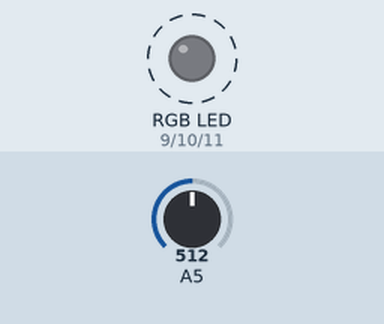
Bench run of a sketch on a simulated Arduino Uno, built with avr-gcc and run on an emulated ATmega328P. On the bench: an RGB LED mixed from three pins (HIGH = lit). Dashed ring = blinking. Inputs (shaded band) come from the test bench; at power-on: A5 = 512. What the sketch prints to the serial monitor is not drawn.

Above: at 1.2 s.
1.3 s: A5 set to 810
4.3 s: A5 set to 790
Timing chart, 0 to 13.3 s (numbered marks = the images above; inputs shaded):
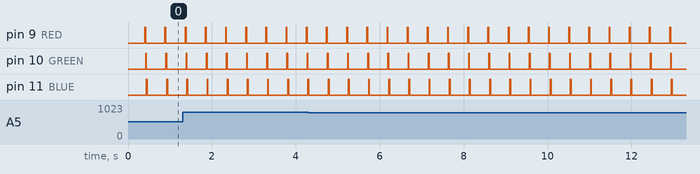

The sketch:

color.ino
```cpp
#ifdef PIF_TOOL_CHAIN
	#include <Arduino.h>
	// other includes with full pathes
	// example : #include "led7/led7.h"
#else
	// other includes with short pathes
	// example : #include "led7.h"
#endif

#ifndef DEFAULT_BAUDRATE
	#define DEFAULT_BAUDRATE 115200
#endif

// RGB Led pineout
#define RED 9
#define GREEN 10
#define BLUE 11

#define THRESHOLD 800
#define READ_DELAY 20

void setup() {
	Serial.begin(DEFAULT_BAUDRATE);

	pinMode(RED, OUTPUT);
	pinMode(GREEN, OUTPUT);
	pinMode(BLUE, OUTPUT);

	pinMode(A5, INPUT_PULLUP);
	pinMode(2, INPUT);

//	captor.reset();
//	byte productId;
//	byte revisionId;
//	captor.getId(productId, revisionId);
//
//	Serial.print("* Found productId ");
//	Serial.print(productId, HEX);
//	Serial.print(", rev. ");
//	Serial.print(revisionId, HEX);
//	Serial.println(productId == 0x02 ? " OK." : " Unknown productID. Carry on.");
}

const char *colors[] = {
	"black",
	"red",
	"green",
	"yellow",
	"blue",
	"magenta",
	"cyan",
	"white"
};

byte color = 0;

int count;

void loop() {
	delay(20*READ_DELAY);

	digitalWrite(RED, 1);
	delay(READ_DELAY);
	int r = analogRead(A5);

	digitalWrite(RED, 0);
	digitalWrite(GREEN, 1);
	delay(READ_DELAY);
	int g = analogRead(A5);

	digitalWrite(GREEN, 0);
	digitalWrite(BLUE, 1);
	delay(READ_DELAY);
	int b = analogRead(A5);

	digitalWrite(BLUE, 0);
	delay(READ_DELAY);
	int k = analogRead(A5);

	Serial.print(r);
	Serial.print('\t');
	Serial.print(g);
	Serial.print('\t');
	Serial.print(b);
	Serial.print('\t');
	Serial.println(k);

	byte newColor;

//	if (r > 800 && g > 800 && b > 800) {
//		newColor = 0;
//	} else if (r < 250) {
//		if (g < 620) {
//			newColor = 3;
//		} else {
//			newColor = 1;
//		}
//	} else if (g < 620) {
//		newColor = 2;
//	} else if (b < 700) {
//		newColor = 4;
//	}

	newColor =
		((r < THRESHOLD) ? 1 : 0) |
		((g < THRESHOLD) ? 2 : 0) |
		((b < THRESHOLD) ? 4 : 0);

	if (color != newColor) {
		color = newColor;
		Serial.println(colors[color]);
	}

//	if(count++ % 10 == 0) {
//	Serial.print(digitalRead(2));
//	Serial.print(" ");
//	Serial.println(analogRead(A5));
//	delay(500);
//	}
}
```

Measured:
- by itself, pin 9 (RED), pin 10 (GREEN), pin 11 (BLUE): alternates HIGH for 0.02 s and LOW for 0.46 s
